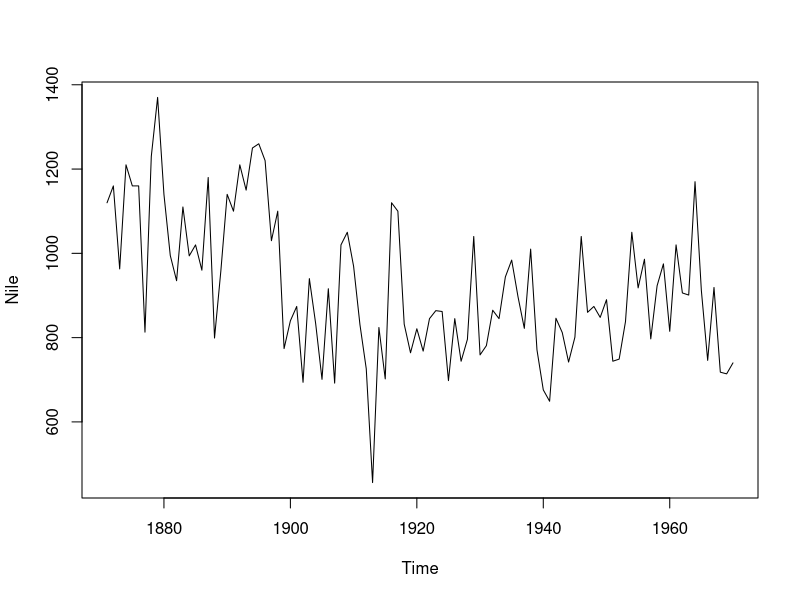
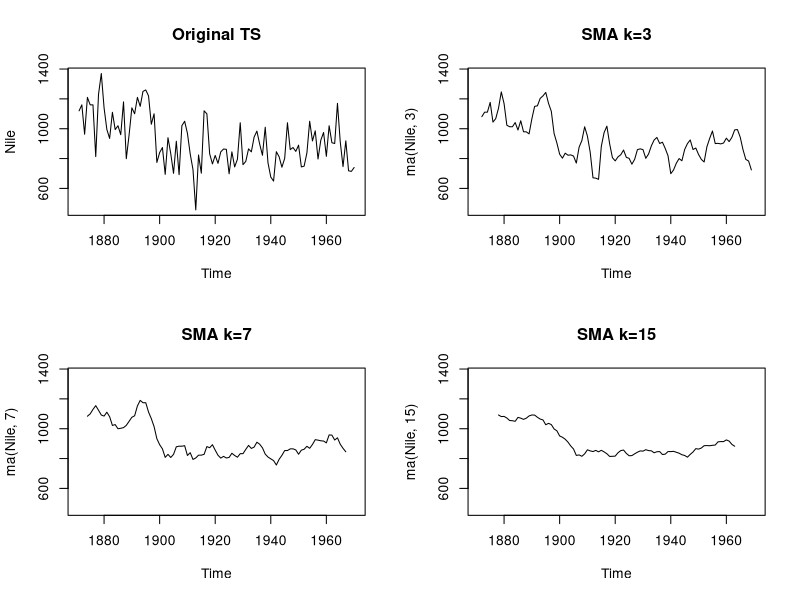

Source code (R) for these figures, in order:
# TS - Simple Moving Average
#SMA
# use for 
#Data settechnique to get an overall idea of the trends in a data set; it is an average of any subset of numbers. The moving average is extremely useful for forecasting long-term trends


Nile  # river flow from year 1871 to 1970

plot(Nile)

library(forecast)  # for forecasting
opar = par(no.readonly = T)
par(mfrow=c(2,2))
(ylim = range(Nile))
plot(Nile, main='Original TS')
head(Nile)
ma(Nile,3)
head(Nile,4)
head(ma(Nile,3))
(1120+1160+963)/3
mean(Nile[1:3]);mean(Nile[2:4]); mean(Nile[3:5]); mean(Nile[4:6])
ma(Nile,3)

plot(ma(Nile,3), main='SMA k=3', ylim=ylim)
plot(ma(Nile,7), main='SMA k=7', ylim=ylim)
plot(ma(Nile,15),main='SMA k=15', ylim=ylim)
par(opar)